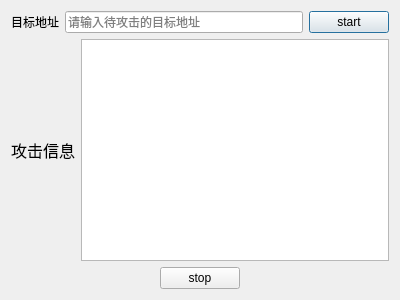
<?xml version="1.0" encoding="UTF-8"?>
<ui version="4.0">
 <class>Dialog</class>
 <widget class="QDialog" name="Dialog">
  <property name="geometry">
   <rect>
    <x>0</x>
    <y>0</y>
    <width>400</width>
    <height>300</height>
   </rect>
  </property>
  <property name="windowTitle">
   <string>Dialog</string>
  </property>
  <layout class="QHBoxLayout" name="horizontalLayout_4">
   <item>
    <layout class="QVBoxLayout" name="verticalLayout">
     <item>
      <layout class="QHBoxLayout" name="horizontalLayout" stretch="1,7,1">
       <item>
        <widget class="QLabel" name="label">
         <property name="text">
          <string>目标地址</string>
         </property>
        </widget>
       </item>
       <item>
        <widget class="QLineEdit" name="lineEdit">
         <property name="placeholderText">
          <string>请输入待攻击的目标地址</string>
         </property>
        </widget>
       </item>
       <item>
        <widget class="QPushButton" name="buttonAttack">
         <property name="text">
          <string>start</string>
         </property>
        </widget>
       </item>
      </layout>
     </item>
     <item>
      <layout class="QHBoxLayout" name="horizontalLayout_2" stretch="1,2">
       <property name="topMargin">
        <number>0</number>
       </property>
       <item>
        <widget class="QLabel" name="label_2">
         <property name="sizePolicy">
          <sizepolicy hsizetype="Fixed" vsizetype="Fixed">
           <horstretch>0</horstretch>
           <verstretch>24</verstretch>
          </sizepolicy>
         </property>
         <property name="font">
          <font>
           <family>AcadEref</family>
           <pointsize>12</pointsize>
          </font>
         </property>
         <property name="text">
          <string>攻击信息</string>
         </property>
        </widget>
       </item>
       <item>
        <widget class="QTextEdit" name="textEdit"/>
       </item>
      </layout>
     </item>
     <item>
      <layout class="QHBoxLayout" name="horizontalLayout_3">
       <item>
        <widget class="QPushButton" name="buttonStop">
         <property name="sizePolicy">
          <sizepolicy hsizetype="Fixed" vsizetype="Fixed">
           <horstretch>0</horstretch>
           <verstretch>0</verstretch>
          </sizepolicy>
         </property>
         <property name="text">
          <string>stop</string>
         </property>
        </widget>
       </item>
      </layout>
     </item>
    </layout>
   </item>
  </layout>
 </widget>
 <resources/>
 <connections/>
</ui>
